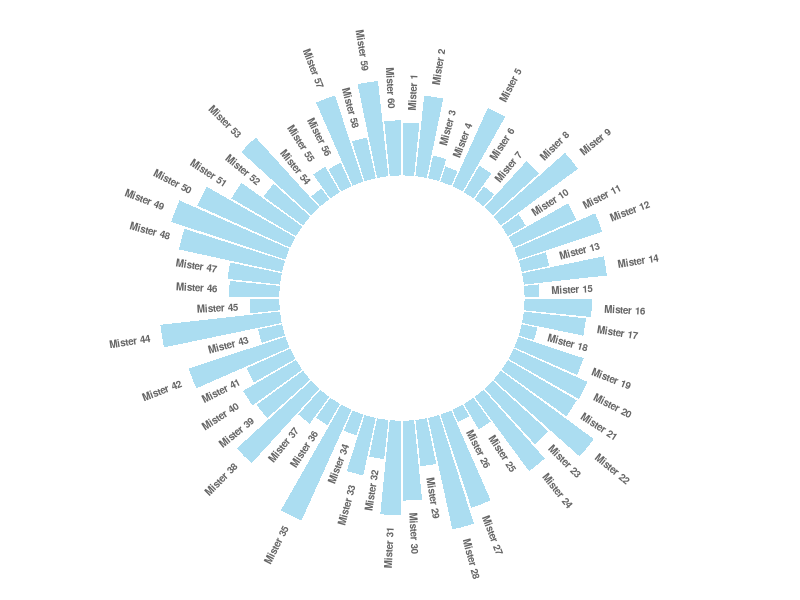

Generate this figure with R:
# Libraries
library(tidyverse)
 
# Create dataset
data <- data.frame(
  id=seq(1,60),
  individual=paste( "Mister ", seq(1,60), sep=""),
  value=sample( seq(10,100), 60, replace=T)
)
 
# ----- This section prepare a dataframe for labels ---- #
# Get the name and the y position of each label
label_data <- data
 
# calculate the ANGLE of the labels
number_of_bar <- nrow(label_data)
angle <-  90 - 360 * (label_data$id-0.5) /number_of_bar     # I substract 0.5 because the letter must have the angle of the center of the bars. Not extreme right(1) or extreme left (0)
 
# calculate the alignment of labels: right or left
# If I am on the left part of the plot, my labels have currently an angle < -90
label_data$hjust<-ifelse( angle < -90, 1, 0)
 
# flip angle BY to make them readable
label_data$angle<-ifelse(angle < -90, angle+180, angle)
# ----- ------------------------------------------- ---- #
 
 
# Start the plot
p <- ggplot(data, aes(x=as.factor(id), y=value)) +       # Note that id is a factor. If x is numeric, there is some space between the first bar
  
  # This add the bars with a blue color
  geom_bar(stat="identity", fill=alpha("skyblue", 0.7)) +
  
  # Limits of the plot = very important. The negative value controls the size of the inner circle, the positive one is useful to add size over each bar
  ylim(-100,120) +
  
  # Custom the theme: no axis title and no cartesian grid
  theme_minimal() +
  theme(
    axis.text = element_blank(),
    axis.title = element_blank(),
    panel.grid = element_blank(),
    plot.margin = unit(rep(-1,4), "cm")      # Adjust the margin to make in sort labels are not truncated!
  ) +
  
  # This makes the coordinate polar instead of cartesian.
  coord_polar(start = 0) +
  
  # Add the labels, using the label_data dataframe that we have created before
  geom_text(data=label_data, aes(x=id, y=value+10, label=individual, hjust=hjust), color="black", fontface="bold",alpha=0.6, size=2.5, angle= label_data$angle, inherit.aes = FALSE ) 
 
p